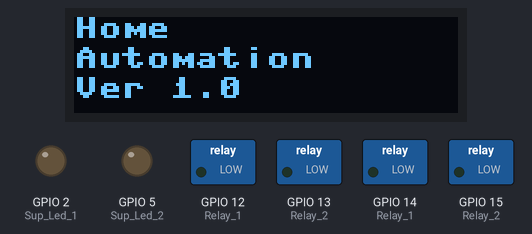
The program below on a simulated ESP32 board running MicroPython. On the bench: 128×32 one-colour display, switched loads named in the program (green lamp = pin HIGH), output pins drawn as LEDs (lit = HIGH). WiFi joins after 1.5 s; library files of the repository ran but are not shown: ssd1306.py.

Above: at 0.1 s.
At 9.1 s:
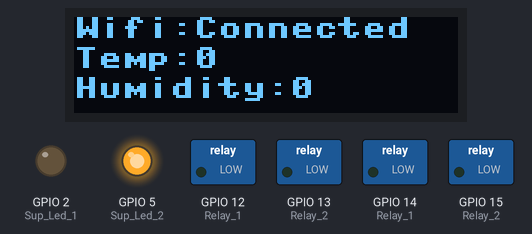
Timing chart, 0 to 10.6 s (numbered marks = the images above):
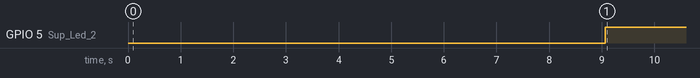

Measured:
- by itself, GPIO 5 (Sup_Led_2): LOW → HIGH at 9.1 s

The program:

main.py
```python
import network
import Wifi_Config
from machine import Pin, SoftI2C
import ssd1306
import uasyncio
from time import sleep
import dht
Wifi_Connected=False
Temp=0
Hum=0

# ESP32 Pin assignment
i2c = SoftI2C(scl=Pin(22), sda=Pin(21))
# LINES CONFIGURATION

oled_width = 128
oled_height = 32
oled = ssd1306.SSD1306_I2C(oled_width, oled_height,i2c)

#SUPERVISORY LED
Sup_Led_1 = Pin(2, mode=Pin.OUT)
Sup_Led_2 = Pin(5, mode=Pin.OUT)

#CONTROL RELAY
Relay_1 = Pin(12, mode=Pin.OUT)
Relay_2 = Pin(13, mode=Pin.OUT)
Relay_1 = Pin(14, mode=Pin.OUT)
Relay_2 = Pin(15, mode=Pin.OUT)

#DH22
DH22_Sensor = dht.DHT11(Pin(4))


#CONNECTING TO WIFI NETWORK AS STATAION
station = network.WLAN(network.STA_IF)
#  INTRODUCTION
oled.fill(0)
oled.show()
oled.text('Home', 0, 0)
oled.text('Automation', 0, 10)
oled.text('Ver 1.0', 0, 20)
oled.show()
sleep(5.0)


if station.active() == False:
    station.active(True)
    oled.fill(0)
    oled.show()
    oled.text('WiFi>Connecting..', 0, 0)
    oled.show()
    sleep(2.0)

if station.isconnected()==False:
    station.connect(Wifi_Config.SSID,Wifi_Config.Password)
    sleep(2.0)

async def Check_Network():
    while True:
        if station.isconnected()==True:
            oled.fill(0)
            oled.text('Wifi:Connected', 0, 0)
            global Wifi_Connected
            Wifi_Connected=True
            await uasyncio.sleep_ms(100)
        else:
            station.active(False)
            station.active(True)
            station.connect(Wifi_Config.SSID,Wifi_Config.Password)
            oled.fill(0)
            await uasyncio.sleep_ms(2000)

            if station.isconnected()==True:
                global Wifi_Connected
                Wifi_Connected=True
                await uasyncio.sleep_ms(100)
            else:
                oled.text('Wifi:DisConnected', 0, 0)
                global Wifi_Connected
                Wifi_Connected=False
                await uasyncio.sleep_ms(100)

async def Sup_LED():
    while True:
        if Wifi_Connected==False:
            Sup_Led_2.value(0)
            Sup_Led_1.value(not Sup_Led_1.value())

        else:
            Sup_Led_2.value(1)

        await uasyncio.sleep_ms(50)

async def DH22_Check():
    while True:
        DH22_Sensor = dht.DHT11(Pin(18))
        DH22_Sensor.measure()
        await uasyncio.sleep_ms(1000)
        global Temp
        Temp = DH22_Sensor.temperature()
        global Hum
        Hum = DH22_Sensor.humidity()
        oled.text('Temp:'+str(Temp), 0, 20)
        print('Temperature: %3.1f C' %Temp)
        print('Humidity: %3.1f %%' %Hum)
        await uasyncio.sleep_ms(5000)

async def Display():
    while True:
        oled.fill(0)
        if Wifi_Connected==True:
             oled.text('Wifi:Connected', 0, 0)
        else:
             oled.text('Wifi:DisConnect', 0, 0)
             oled.show()
        oled.text('Temp:'+str(Temp), 0, 10)
        oled.text('Humidity:'+str(Hum), 0, 20)
        oled.show()
        await uasyncio.sleep_ms(6000)

event_loop=uasyncio.get_event_loop()
event_loop.create_task(Check_Network())
event_loop.create_task(Sup_LED())
#event_loop.create_task(DH22_Check())
event_loop.create_task(Display())

event_loop.run_forever()
```

Wifi_Config.py
```python
SSID='TP-Link_6C30'
Password='roh@12345'
```
